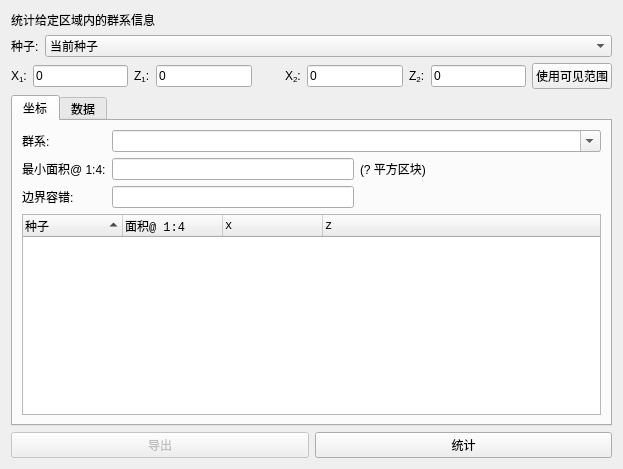
<?xml version="1.0" encoding="UTF-8"?>
<ui version="4.0">
 <class>TabBiomes</class>
 <widget class="QWidget" name="TabBiomes">
  <property name="geometry">
   <rect>
    <x>0</x>
    <y>0</y>
    <width>623</width>
    <height>469</height>
   </rect>
  </property>
  <property name="windowTitle">
   <string>生成</string>
  </property>
  <layout class="QGridLayout" name="gridLayout">
   <item row="0" column="0" colspan="2">
    <widget class="QLabel" name="labelDescription">
     <property name="text">
      <string>统计给定区域内的群系信息</string>
     </property>
    </widget>
   </item>
   <item row="1" column="0">
    <widget class="QLabel" name="label">
     <property name="text">
      <string>种子:</string>
     </property>
    </widget>
   </item>
   <item row="7" column="0" colspan="2">
    <layout class="QHBoxLayout" name="horizontalLayout">
     <item>
      <widget class="QPushButton" name="pushExport">
       <property name="enabled">
        <bool>false</bool>
       </property>
       <property name="text">
        <string>导出</string>
       </property>
      </widget>
     </item>
     <item>
      <widget class="QPushButton" name="pushStart">
       <property name="text">
        <string>统计</string>
       </property>
      </widget>
     </item>
    </layout>
   </item>
   <item row="1" column="1">
    <widget class="QComboBox" name="comboSeedSource">
     <property name="sizePolicy">
      <sizepolicy hsizetype="MinimumExpanding" vsizetype="Fixed">
       <horstretch>0</horstretch>
       <verstretch>0</verstretch>
      </sizepolicy>
     </property>
     <item>
      <property name="text">
       <string>当前种子</string>
      </property>
     </item>
     <item>
      <property name="text">
       <string>符合条件的种子清单</string>
      </property>
     </item>
    </widget>
   </item>
   <item row="5" column="0" colspan="2">
    <layout class="QVBoxLayout" name="verticalLayout"/>
   </item>
   <item row="3" column="0" colspan="2">
    <layout class="QGridLayout" name="gridArea">
     <item row="0" column="0">
      <layout class="QHBoxLayout" name="layoutArea">
       <item>
        <widget class="QLabel" name="labelX1">
         <property name="toolTip">
          <string>最小值(含)</string>
         </property>
         <property name="text">
          <string>&lt;html&gt;&lt;head/&gt;&lt;body&gt;&lt;p&gt;X&lt;span style=&quot; vertical-align:sub;&quot;&gt;1&lt;/span&gt;:&lt;/p&gt;&lt;/body&gt;&lt;/html&gt;</string>
         </property>
        </widget>
       </item>
       <item>
        <widget class="QLineEdit" name="lineX1">
         <property name="toolTip">
          <string>最小值(含)</string>
         </property>
         <property name="text">
          <string>0</string>
         </property>
        </widget>
       </item>
       <item>
        <widget class="QLabel" name="labelZ1">
         <property name="toolTip">
          <string>最小值(含)</string>
         </property>
         <property name="text">
          <string>&lt;html&gt;&lt;head/&gt;&lt;body&gt;&lt;p&gt;Z&lt;span style=&quot; vertical-align:sub;&quot;&gt;1&lt;/span&gt;:&lt;/p&gt;&lt;/body&gt;&lt;/html&gt;</string>
         </property>
        </widget>
       </item>
       <item>
        <widget class="QLineEdit" name="lineZ1">
         <property name="toolTip">
          <string>最小值(含)</string>
         </property>
         <property name="text">
          <string>0</string>
         </property>
        </widget>
       </item>
       <item>
        <spacer name="horizontalSpacer">
         <property name="orientation">
          <enum>Qt::Horizontal</enum>
         </property>
         <property name="sizeHint" stdset="0">
          <size>
           <width>40</width>
           <height>20</height>
          </size>
         </property>
        </spacer>
       </item>
       <item>
        <widget class="QLabel" name="labelX2">
         <property name="toolTip">
          <string>最大值(含)</string>
         </property>
         <property name="text">
          <string>&lt;html&gt;&lt;head/&gt;&lt;body&gt;&lt;p&gt;X&lt;span style=&quot; vertical-align:sub;&quot;&gt;2&lt;/span&gt;:&lt;/p&gt;&lt;/body&gt;&lt;/html&gt;</string>
         </property>
        </widget>
       </item>
       <item>
        <widget class="QLineEdit" name="lineX2">
         <property name="toolTip">
          <string>最大值(含)</string>
         </property>
         <property name="text">
          <string>0</string>
         </property>
        </widget>
       </item>
       <item>
        <widget class="QLabel" name="labelZ2">
         <property name="toolTip">
          <string>最大值(含)</string>
         </property>
         <property name="text">
          <string>&lt;html&gt;&lt;head/&gt;&lt;body&gt;&lt;p&gt;Z&lt;span style=&quot; vertical-align:sub;&quot;&gt;2&lt;/span&gt;:&lt;/p&gt;&lt;/body&gt;&lt;/html&gt;</string>
         </property>
        </widget>
       </item>
       <item>
        <widget class="QLineEdit" name="lineZ2">
         <property name="toolTip">
          <string>最大值(含)</string>
         </property>
         <property name="text">
          <string>0</string>
         </property>
        </widget>
       </item>
      </layout>
     </item>
     <item row="0" column="1">
      <widget class="QPushButton" name="buttonFromVisible">
       <property name="text">
        <string>使用可见范围</string>
       </property>
      </widget>
     </item>
    </layout>
   </item>
   <item row="4" column="0" colspan="2">
    <widget class="QTabWidget" name="tabWidget">
     <property name="currentIndex">
      <number>0</number>
     </property>
     <widget class="QWidget" name="tabLocate">
      <attribute name="title">
       <string>坐标</string>
      </attribute>
      <layout class="QGridLayout" name="gridLayout_5">
       <item row="0" column="0">
        <widget class="QLabel" name="label_6">
         <property name="text">
          <string>群系:</string>
         </property>
        </widget>
       </item>
       <item row="1" column="0">
        <widget class="QLabel" name="label_5">
         <property name="toolTip">
          <string>1:4图示下的群系面积，每像素代表4×4方块</string>
         </property>
         <property name="text">
          <string>最小面积@ 1:4:</string>
         </property>
        </widget>
       </item>
       <item row="1" column="1">
        <widget class="QLineEdit" name="lineBiomeSize">
         <property name="text">
          <string/>
         </property>
        </widget>
       </item>
       <item row="1" column="2">
        <widget class="QLabel" name="labelBiomeSize">
         <property name="sizePolicy">
          <sizepolicy hsizetype="MinimumExpanding" vsizetype="Preferred">
           <horstretch>0</horstretch>
           <verstretch>0</verstretch>
          </sizepolicy>
         </property>
         <property name="text">
          <string>(? 平方区块)</string>
         </property>
        </widget>
       </item>
       <item row="2" column="0">
        <widget class="QLabel" name="label_4">
         <property name="toolTip">
          <string>将间隔小于该值的两片相同群系算作一块</string>
         </property>
         <property name="text">
          <string>边界容错:</string>
         </property>
        </widget>
       </item>
       <item row="3" column="0" colspan="3">
        <widget class="QTreeWidget" name="treeLocate">
         <property name="font">
          <font>
           <family>Monospace</family>
          </font>
         </property>
         <property name="editTriggers">
          <set>QAbstractItemView::NoEditTriggers</set>
         </property>
         <property name="verticalScrollMode">
          <enum>QAbstractItemView::ScrollPerPixel</enum>
         </property>
         <property name="sortingEnabled">
          <bool>true</bool>
         </property>
         <property name="animated">
          <bool>true</bool>
         </property>
         <column>
          <property name="text">
           <string>种子</string>
          </property>
          <property name="font">
           <font>
            <family>Monospace</family>
           </font>
          </property>
         </column>
         <column>
          <property name="text">
           <string>面积@ 1:4</string>
          </property>
          <property name="font">
           <font>
            <family>Monospace</family>
           </font>
          </property>
         </column>
         <column>
          <property name="text">
           <string>x</string>
          </property>
          <property name="font">
           <font>
            <family>Monospace</family>
           </font>
          </property>
         </column>
         <column>
          <property name="text">
           <string>z</string>
          </property>
          <property name="font">
           <font>
            <family>Monospace</family>
           </font>
          </property>
         </column>
        </widget>
       </item>
       <item row="0" column="1" colspan="2">
        <widget class="QComboBox" name="comboBiome">
         <property name="editable">
          <bool>true</bool>
         </property>
         <property name="maxVisibleItems">
          <number>20</number>
         </property>
        </widget>
       </item>
       <item row="2" column="1">
        <widget class="QLineEdit" name="lineTolerance">
         <property name="text">
          <string/>
         </property>
        </widget>
       </item>
      </layout>
     </widget>
     <widget class="QWidget" name="tabStats">
      <attribute name="title">
       <string>数据</string>
      </attribute>
      <layout class="QGridLayout" name="gridLayout_2">
       <item row="0" column="0">
        <layout class="QGridLayout" name="gridLayout_4">
         <item row="0" column="1">
          <widget class="QCheckBox" name="checkNether">
           <property name="text">
            <string>下界</string>
           </property>
          </widget>
         </item>
         <item row="0" column="2">
          <widget class="QCheckBox" name="checkEnd">
           <property name="text">
            <string>末地</string>
           </property>
          </widget>
         </item>
         <item row="0" column="0">
          <widget class="QCheckBox" name="checkOverworld">
           <property name="text">
            <string>主世界</string>
           </property>
           <property name="checked">
            <bool>true</bool>
           </property>
          </widget>
         </item>
        </layout>
       </item>
       <item row="1" column="0">
        <layout class="QGridLayout" name="gridLayout_3">
         <item row="1" column="0">
          <widget class="QRadioButton" name="radioStochastic">
           <property name="text">
            <string>随机取样(比例1:4):</string>
           </property>
          </widget>
         </item>
         <item row="0" column="0">
          <widget class="QRadioButton" name="radioFullSample">
           <property name="text">
            <string>使用以下缩放比例进行全区域采样:</string>
           </property>
           <property name="checked">
            <bool>true</bool>
           </property>
          </widget>
         </item>
         <item row="0" column="1">
          <widget class="QComboBox" name="comboScale">
           <property name="currentIndex">
            <number>1</number>
           </property>
           <item>
            <property name="text">
             <string>1:1</string>
            </property>
           </item>
           <item>
            <property name="text">
             <string>1:4</string>
            </property>
           </item>
           <item>
            <property name="text">
             <string>1:16</string>
            </property>
           </item>
           <item>
            <property name="text">
             <string>1:64</string>
            </property>
           </item>
           <item>
            <property name="text">
             <string>1:256</string>
            </property>
           </item>
          </widget>
         </item>
         <item row="1" column="1">
          <widget class="QLineEdit" name="lineSamples">
           <property name="text">
            <string>10000</string>
           </property>
          </widget>
         </item>
        </layout>
       </item>
       <item row="2" column="0">
        <widget class="QTableView" name="table">
         <property name="editTriggers">
          <set>QAbstractItemView::NoEditTriggers</set>
         </property>
         <property name="verticalScrollMode">
          <enum>QAbstractItemView::ScrollPerPixel</enum>
         </property>
         <property name="horizontalScrollMode">
          <enum>QAbstractItemView::ScrollPerPixel</enum>
         </property>
        </widget>
       </item>
      </layout>
     </widget>
    </widget>
   </item>
  </layout>
 </widget>
 <resources/>
 <connections/>
</ui>
